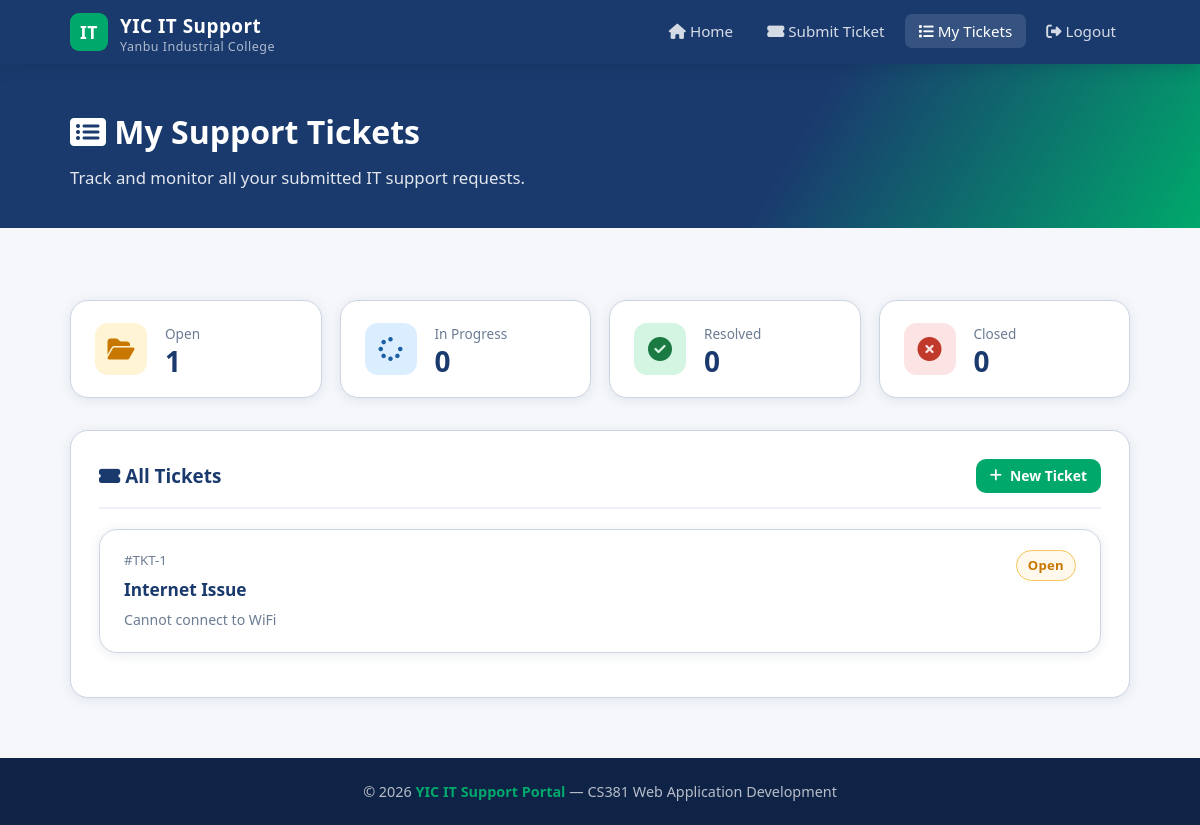
/my_tickets.php (signed in), run on the app's committed database.
### tables this page shows
CREATE TABLE `tickets` (
  `ticket_id` int NOT NULL AUTO_INCREMENT,
  `user_id` int NOT NULL,
  `admin_id` int DEFAULT NULL,
  `title` varchar(150) NOT NULL,
  `description` text NOT NULL,
  `status` varchar(20) DEFAULT 'open',
  PRIMARY KEY (`ticket_id`),
  KEY `user_id` (`user_id`),
  KEY `admin_id` (`admin_id`),
  CONSTRAINT `tickets_ibfk_1` FOREIGN KEY (`user_id`) REFERENCES `users` (`user_id`) ON DELETE CASCADE,
  CONSTRAINT `tickets_ibfk_2` FOREIGN KEY (`admin_id`) REFERENCES `admins` (`admin_id`) ON DELETE SET NULL
);

### my_tickets.php (the view, shortened to what this page needs)
<?php
include("config/db.php");
$user_id = $_SESSION["user_id"];
$stmt = $conn->prepare("SELECT * FROM tickets WHERE user_id = ? ORDER BY ticket_id DESC");
$stmt->execute([$user_id]);
$tickets = $stmt->fetchAll();
$open = 0;
$progress = 0;
$resolved = 0;
$closed = 0;
foreach ($tickets as $t) {
    if ($t["status"] == "open") $open++;
}
function badgeClass($status) {
    if ($status == "open") return "badge-open";
    return "badge-open";
}
?>
<!DOCTYPE html>
<html lang="en">
<head>
  <link rel="stylesheet" href="/yic-it-support/assets/css/style.css" />
  <link rel="stylesheet" href="https://cdnjs.cloudflare.com/ajax/libs/font-awesome/6.5.0/css/all.min.css" />
</head>
<body class="page-wrapper">
<header>
  <nav class="navbar container">
    <a href="index.html" class="navbar-brand">
      <div class="logo-icon">IT</div>
      <div>
        YIC IT Support
        <span>Yanbu Industrial College</span>
      </div>
    </a>
    <ul class="nav-links">
      <li><a href="index.html"><i class="fa fa-home"></i> Home</a></li>
      <li><a href="submit_ticket.php"><i class="fa fa-ticket-alt"></i> Submit Ticket</a></li>
      <li><a href="my_tickets.php" class="active"><i class="fa fa-list"></i> My Tickets</a></li>
      <li><a href="logout.php"><i class="fa fa-sign-out-alt"></i> Logout</a></li>
    </ul>
  </nav>
</header>
<div class="page-hero">
  <div class="container">
    <h1><i class="fa fa-list-alt"></i> My Support Tickets</h1>
    <p>Track and monitor all your submitted IT support requests.</p>
  </div>
</div>
<main>
<div class="container">
  <div class="stats-grid">
    <div class="stat-card">
      <div class="stat-icon yellow"><i class="fa fa-folder-open"></i></div>
      <div class="stat-info">
        <div class="stat-label">Open</div>
        <div class="stat-value"><?= $open ?></div>
      </div>
    </div>
    <div class="stat-card">
      <div class="stat-icon blue"><i class="fa fa-spinner"></i></div>
      <div class="stat-info">
        <div class="stat-label">In Progress</div>
        <div class="stat-value"><?= $progress ?></div>
      </div>
    </div>
    <div class="stat-card">
      <div class="stat-icon green"><i class="fa fa-check-circle"></i></div>
      <div class="stat-info">
        <div class="stat-label">Resolved</div>
        <div class="stat-value"><?= $resolved ?></div>
      </div>
    </div>
    <div class="stat-card">
      <div class="stat-icon red"><i class="fa fa-times-circle"></i></div>
      <div class="stat-info">
        <div class="stat-label">Closed</div>
        <div class="stat-value"><?= $closed ?></div>
      </div>
    </div>
  </div>
  <div class="card">
    <div class="card-header d-flex justify-between align-center flex-wrap gap-2">
      <h2 class="card-title"><i class="fa fa-ticket-alt"></i> All Tickets</h2>
      <a href="submit_ticket.php" class="btn btn-accent btn-sm">
        <i class="fa fa-plus"></i> New Ticket
      </a>
    </div>
    <div class="ticket-list">
      <?php foreach ($tickets as $ticket): ?>
      <div class="ticket-card" data-status="<?= htmlspecialchars($ticket["status"]) ?>">
        <div>
          <div class="ticket-id">#TKT-<?= htmlspecialchars($ticket["ticket_id"]) ?></div>
          <div class="ticket-title"><?= htmlspecialchars($ticket["title"]) ?></div>
          <div class="ticket-meta"><?= htmlspecialchars($ticket["description"]) ?></div>
        </div>
        <div class="ticket-actions">
          <span class="badge <?= badgeClass($ticket["status"]) ?>">
            <?= htmlspecialchars($ticket["status"]) ?>
          </span>
        </div>
      </div>
      <?php endforeach; ?>
    </div>
  </div>
</div>
</main>
<footer>
  <div class="container">
    <p>&copy; 2026 <strong>YIC IT Support Portal</strong> — CS381 Web Application Development</p>
  </div>
</footer>
</body>
</html>

### data on the page
tickets: ticket_id "1", title "Internet Issue", description "Cannot connect to WiFi", status "Open"

### other printed values
$open "1"
$progress "0"
$resolved "0"
$closed "0"
